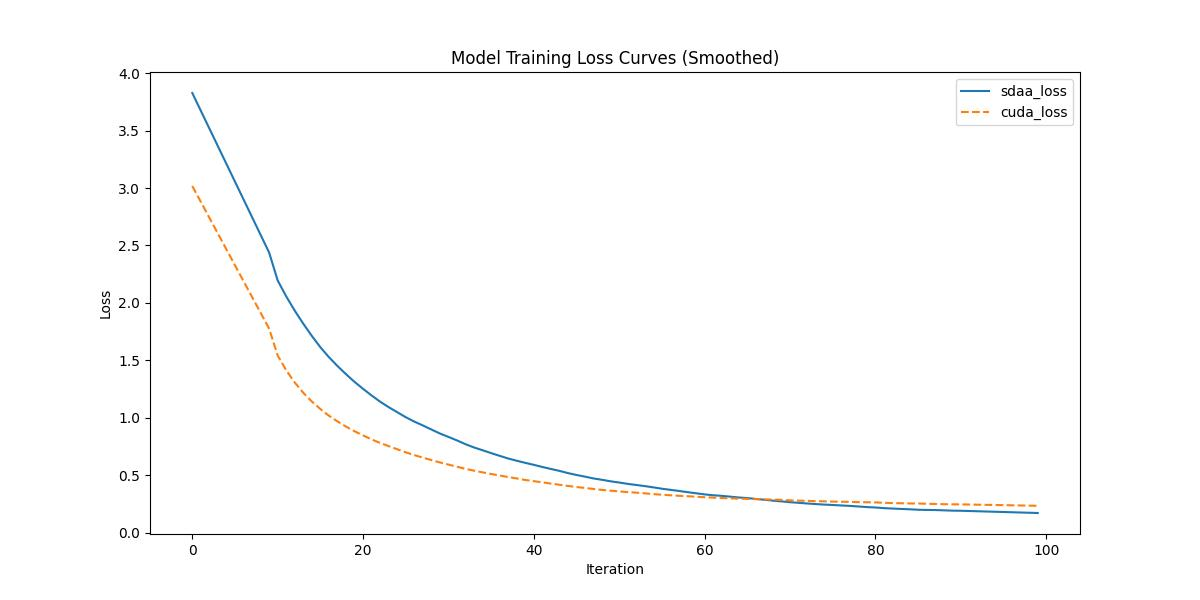

Recreate this plot in Python.
import re
import numpy as np
import matplotlib.pyplot as plt
from scipy.signal import savgol_filter
def compare_loss(benchmark_loss_array, sdaa_loss_array):

    def MeanRelativeError(cuda_loss, sdaa_loss):
        return ((sdaa_loss - cuda_loss) / cuda_loss).mean()

    def MeanAbsoluteError(cuda_loss, sdaa_loss):
        return (sdaa_loss - cuda_loss).mean()

    benchmark_mean_loss = benchmark_loss_array
    sdaa_mean_loss = sdaa_loss_array

    benchmark_compare_loss = benchmark_mean_loss
    sdaa_compare_loss = sdaa_mean_loss
    mean_relative_error = MeanRelativeError(benchmark_compare_loss, sdaa_compare_loss)
    mean_absolute_error = MeanAbsoluteError(benchmark_compare_loss, sdaa_compare_loss)

    print("MeanRelativeError:", mean_relative_error)
    print("MeanAbsoluteError:", mean_absolute_error)

    if mean_relative_error <= mean_absolute_error:
        print("Rule,mean_relative_error", mean_relative_error)
    else:
        print("Rule,mean_absolute_error", mean_absolute_error)

    print_str = f"{mean_relative_error=} <= 0.05 or {mean_absolute_error=} <= 0.0002"
    if mean_relative_error <= 0.05 or mean_absolute_error <= 0.0002:
        print('pass', print_str)
        return True, print_str
    else:
        print('fail', print_str)
        return False, print_str

def parse_string(string):
    # pattern=r"rank : (-?\d+)  train.loss : ([\d\.e-]+)"
    pattern = r"train_loss\s+([-+]?\d*\.?\d+(?:[eE][-+]?\d+)?)"
    # pattern1=r"loss ([\d\.e-]+)"
    match = re.findall(pattern, string)
    #print("xxxxx",match)
    return match

def parse_loss(ret_list):
    step_num=len(ret_list)
    loss_arr = np.zeros(shape=(step_num, ))
    i=0
    for loss in ret_list:
        loss = float(loss)
        loss_arr[i] = loss
        i+=1
        if i>=step_num: break
    print(loss_arr)
    return loss_arr


def plot_loss(sdaa_loss,a100_loss):
    fig, ax = plt.subplots(figsize=(12, 6))

    smoothed_losses = savgol_filter(sdaa_loss, 20, 1)
    x = list(range(len(sdaa_loss)))
    ax.plot(x, smoothed_losses, label="sdaa_loss")

    smoothed_losses = savgol_filter(a100_loss, 20, 1)
    x = list(range(len(a100_loss)))
    ax.plot(x, smoothed_losses, "--", label="cuda_loss")

    ax.set_xlabel("Iteration")
    ax.set_ylabel("Loss")
    ax.set_title("Model Training Loss Curves (Smoothed)")
    ax.legend()
    plt.savefig("loss.jpg")

if __name__=="__main__":
    from argparse import ArgumentParser,ArgumentTypeError
    parser = ArgumentParser(description='modelzoo')
    parser.add_argument('--sdaa-log', type=str,default="sdaa_nohup.out_1core_100step")
    parser.add_argument('--cuda-log', type=str,default="cuda_nohup.out_1card")
    args=parser.parse_args()

    sdaa_log = args.sdaa_log   
    with open(sdaa_log, 'r') as f:
        s = f.read()
    sdaa_res = parse_string(s)

    a100_log = args.cuda_log  
    with open(a100_log, 'r') as f:
        s = f.read()
    a100_res = parse_string(s)
    length=min(len(a100_res),len(sdaa_res))
    sdaa_loss = parse_loss(sdaa_res[:length])
    a100_loss = parse_loss(a100_res[:length])
    compare_loss(a100_loss, sdaa_loss) # 比较loss
    plot_loss(sdaa_loss,a100_loss) # 对比loss曲线图
